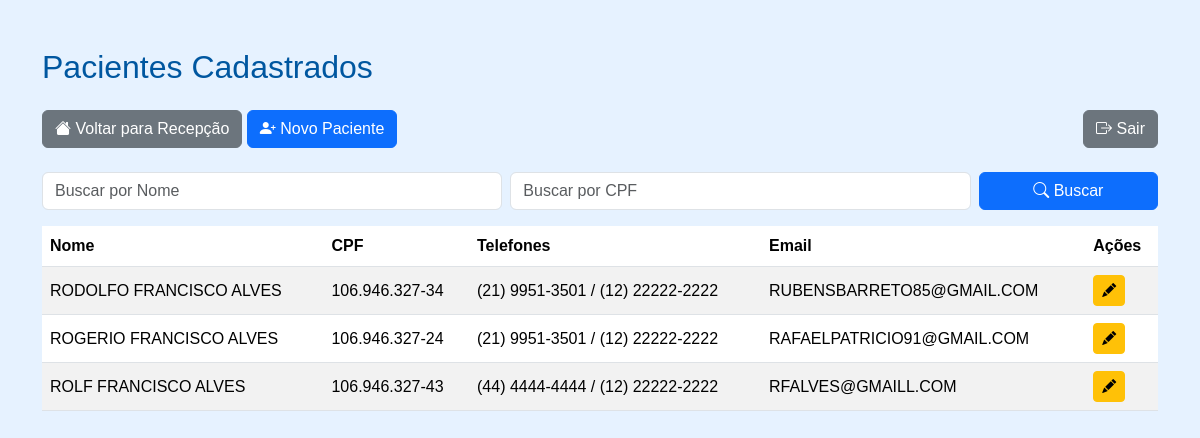
The app's page /pacientes/ (signed in), older data.
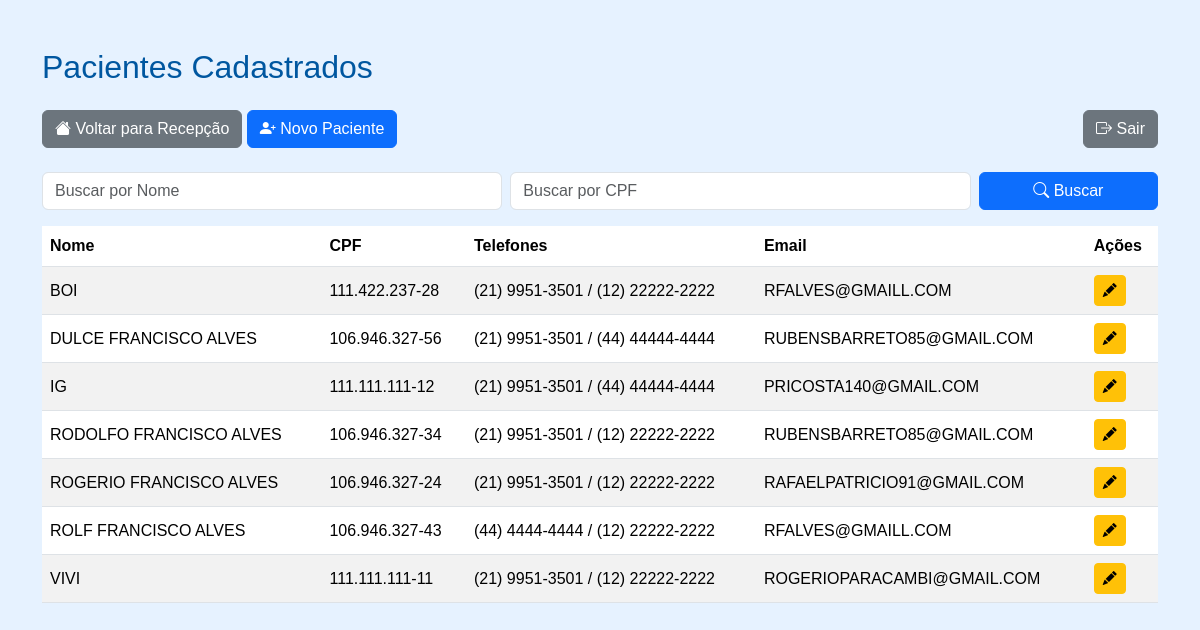
The same page, newer data.
### paciente/models.py (models this page shows, shortened)
class Paciente(models.Model):
    nome = models.CharField(max_length=100)
    nome_social = models.CharField(max_length=100, blank=True, null=True)
    nome_mae = models.CharField(max_length=100)
    nome_pai = models.CharField(max_length=100, blank=True, null=True)
    cpf = models.CharField(
        max_length=14,
        unique=True,
        validators=[
            RegexValidator(
                r'^\d{3}\.\d{3}\.\d{3}-\d{2}$',
                'CPF inválido! Use XXX.XXX.XXX-XX'
            )
        ]
    )
    data_nascimento = models.DateField()
    SEXO_BIOLOGICO_CHOICES = [
        ('M', 'Masculino'),
        ('F', 'Feminino'),
        ('I', 'Intersexo'),
    ]
    sexo_biologico = models.CharField(max_length=1, choices=SEXO_BIOLOGICO_CHOICES)
    identidade_genero = models.CharField(max_length=50)
    orientacao_sexual = models.CharField(max_length=50)
    NACIONALIDADE_CHOICES = [
        ('BRASILEIRA', 'Brasileira'),
        ('ARGENTINA', 'Argentina'),
        ('BOLIVIANA', 'Boliviana'),
        ('CHILENA', 'Chilena'),
        ('COLOMBIANA', 'Colombiana'),
        ('PARAGUAIA', 'Paraguaia'),
        ('PERUANA', 'Peruana'),
        ('URUGUAIA', 'Uruguaia'),
        ('VENEZUELANA', 'Venezuelana'),
        ('OUTRA', 'Outra'),
    ]
    nacionalidade = models.CharField(
        max_length=20,
        choices=NACIONALIDADE_CHOICES,
        default='BRASILEIRA'
    )
    naturalidade = models.CharField(max_length=100)
    RACA_COR_CHOICES = [
        ('BRANCA', 'Branca'),
        ('PRETA', 'Preta'),
        ('PARDA', 'Parda'),
        ('AMARELA', 'Amarela'),
        ('INDIGENA', 'Indígena'),
    ]
    raca_cor = models.CharField(max_length=10, choices=RACA_COR_CHOICES)
    ESTADO_CIVIL_CHOICES = [
        ('SOLTEIRO', 'Solteiro(a)'),
        ('CASADO', 'Casado(a)'),
        ('DIVORCIADO', 'Divorciado(a)'),
        ('VIUVO', 'Viúvo(a)'),
        ('UNIAO_ESTAVEL', 'União Estável'),
    ]
    estado_civil = models.CharField(max_length=20, choices=ESTADO_CIVIL_CHOICES)
    ESCOLARIDADE_CHOICES = [
        ('SEM_INSTRUCAO', 'Sem instrução'),
        ('FUNDAMENTAL_INCOMPLETO', 'Fundamental incompleto'),
        ('FUNDAMENTAL_COMPLETO', 'Fundamental completo'),
        ('MEDIO_INCOMPLETO', 'Médio incompleto'),
        ('MEDIO_COMPLETO', 'Médio completo'),
        ('SUPERIOR_INCOMPLETO', 'Superior incompleto'),
        ('SUPERIOR_COMPLETO', 'Superior completo'),
        ('POS_GRADUACAO', 'Pós-graduação'),
        ('MESTRADO', 'Mestrado'),
        ('DOUTORADO', 'Doutorado'),
    ]
    escolaridade = models.CharField(max_length=30, choices=ESCOLARIDADE_CHOICES)
    profissao = models.CharField(max_length=50)
    rg = models.CharField(max_length=20)
    orgao_emissor = models.CharField(max_length=10)
    UF_CHOICES = [
        ('AC','AC'), ('AL','AL'), ('AP','AP'), ('AM','AM'),
        ('BA','BA'), ('CE','CE'), ('DF','DF'), ('ES','ES'),
        ('GO','GO'), ('MA','MA'), ('MT','MT'), ('MS','MS'),
        ('MG','MG'), ('PA','PA'), ('PB','PB'), ('PR','PR'),
        ('PE','PE'), ('PI','PI'), ('RJ','RJ'), ('RN','RN'),
        ('RS','RS'), ('RO','RO'), ('RR','RR'), ('SC','SC'),
        ('SP','SP'), ('SE','SE'), ('TO','TO'),
    ]
    uf_rg = models.CharField(max_length=2, choices=UF_CHOICES)
    cep = models.CharField(
        max_length=9,
        validators=[
            RegexValidator(
                r'^\d{5}-\d{3}$',
                'CEP inválido! Use XXXXX-XXX'
            )
        ]
    )
    endereco = models.CharField(max_length=100)
    numero = models.CharField(max_length=10)
    complemento = models.CharField(max_length=50, blank=True, null=True)
    bairro = models.CharField(max_length=50)
    municipio = models.CharField(max_length=50)
    uf = models.CharField(max_length=2, choices=UF_CHOICES)
    ZONA_CHOICES = [
        ('URBANA', 'Urbana'),
        ('RURAL', 'Rural'),
    ]
    zona = models.CharField(max_length=6, choices=ZONA_CHOICES)
    telefone_fixo = models.CharField(
        max_length=15,
        blank=True,
        null=True,
        validators=[
            RegexValidator(
                r'^\(\d{2}\)\s\d{4}-\d{4}$',
                'Telefone inválido! Use (XX) XXXX-XXXX'
            )
        ]
    )
    celular = models.CharField(
        max_length=15,
        validators=[
            RegexValidator(
                r'^\(\d{2}\)\s\d{5}-\d{4}$',
                'Celular inválido! Use (XX) XXXXX-XXXX'
            )
        ]
    )
    whatsapp = models.BooleanField(default=False)
    email = models.EmailField(blank=True, null=True)
    cartao_sus = models.CharField(max_length=18, blank=True, null=True)
    criado_por = models.ForeignKey(
        User,
        on_delete=models.SET_NULL,
        null=True,
        blank=True,
        related_name='pacientes_criados'
    )
    data_criacao = models.DateTimeField(default=timezone.now, editable=False)
    data_atualizacao = models.DateTimeField(auto_now=True)

### paciente/decorators.py (the view)
        def _wrapped_view(request, *args, **kwargs):
            if request.user.is_authenticated and (
                request.user.is_superuser or
                request.user.groups.filter(name__in=grupos).exists()
            ):
                return view_func(request, *args, **kwargs)
            raise PermissionDenied  # ← ISSO ativa o 403.html

### paciente/views.py (called while the page is built)
@login_required
@grupo_requerido(['Recepcao', 'Enfermagem', 'Medico'])
def paciente_list(request):
    pacientes = Paciente.objects.all().order_by('nome')
    nome_query = request.GET.get('nome', '')
    cpf_query = request.GET.get('cpf', '')
    if nome_query:
        pacientes = pacientes.filter(nome__icontains=nome_query)
    if cpf_query:
        pacientes = pacientes.filter(cpf__icontains=cpf_query)
    paginator = Paginator(pacientes, 10)
    page_number = request.GET.get('page')
    page_obj = paginator.get_page(page_number)
    context = {
        'page_obj': page_obj,
        'nome_query': nome_query,
        'cpf_query': cpf_query,
    }
    return render(request, 'paciente/list.html', context)

### paciente/templates/paciente/list.html (shortened to what this page needs)
<!DOCTYPE html>
<html lang="pt-br">
<head>
    <link rel="stylesheet" href="https://cdn.jsdelivr.net/npm/bootstrap@5.3.2/dist/css/bootstrap.min.css">
    <link rel="stylesheet" href="https://cdn.jsdelivr.net/npm/bootstrap-icons@1.10.5/font/bootstrap-icons.css">
</head>
<body>
<div class="container mt-5">
    <h2 class="mb-4">Pacientes Cadastrados</h2>
    <div class="mb-3 d-flex justify-content-between flex-wrap">
        <div class="mb-2">
            <a href="../recepcao" class="btn btn-secondary"><i class="bi bi-house-fill"></i> Voltar para Recepção</a>
            <a href="{% url 'paciente_create' %}" class="btn btn-primary"><i class="bi bi-person-plus-fill"></i> Novo Paciente</a>
        </div>
        <div>
            <a href="{% url 'logout' %}" class="btn btn-secondary"><i class="bi bi-box-arrow-right"></i> Sair</a>
        </div>
    </div>
    <div class="mb-3">
        <form method="get" class="row g-2">
            <div class="col-md-5">
                <input type="text" name="nome" class="form-control" placeholder="Buscar por Nome" value="{{ nome_query }}">
            </div>
            <div class="col-md-5">
                <input type="text" name="cpf" class="form-control" placeholder="Buscar por CPF" value="{{ cpf_query }}">
            </div>
            <div class="col-md-2">
                <button type="submit" class="btn btn-primary w-100"><i class="bi bi-search"></i> Buscar</button>
            </div>
        </form>
    </div>
    <table class="table table-striped table-hover align-middle">
        <thead>
            <tr>
                <th>Nome</th>
                <th>CPF</th>
                <th>Telefones</th>
                <th>Email</th>
                <th>Ações</th>
            </tr>
        </thead>
        <tbody>
            {% for paciente in page_obj %}
            <tr>
                <td>{{ paciente.nome }}</td>
                <td>{{ paciente.cpf }}</td>
                <td>
                    {% if paciente.telefone_fixo %}{{ paciente.telefone_fixo }}{% endif %}
                    {% if paciente.celular %} / {{ paciente.celular }}{% endif %}
                </td>
                <td>{{ paciente.email }}</td>
                <td class="btn-actions">
                    <a href="{% url 'paciente_edit' paciente.id %}" class="btn btn-sm btn-warning" title="Editar">
                        <i class="bi bi-pencil-fill"></i>
                    </a>
                </td>
            </tr>
            {% empty %}
            <tr>
                <td colspan="5" class="text-center">Nenhum paciente encontrado.</td>
            </tr>
            {% endfor %}
        </tbody>
    </table>
</div>
</body>
</html>

Row changes from the older to the newer data that the page shows:
added Paciente: nome "BOI", cpf "111.422.237-28", telefone_fixo "(21) 9951-3501", celular "(12) 22222-2222", email "RFALVES@GMAILL.COM"
added Paciente: nome "DULCE FRANCISCO ALVES", cpf "106.946.327-56", telefone_fixo "(21) 9951-3501", celular "(44) 44444-4444", email "RUBENSBARRETO85@GMAIL.COM"
added Paciente: nome "IG", cpf "111.111.111-12", telefone_fixo "(21) 9951-3501", celular "(44) 44444-4444", email "PRICOSTA140@GMAIL.COM"
added Paciente: nome "VIVI", cpf "111.111.111-11", telefone_fixo "(21) 9951-3501", celular "(12) 22222-2222", email "ROGERIOPARACAMBI@GMAIL.COM"
